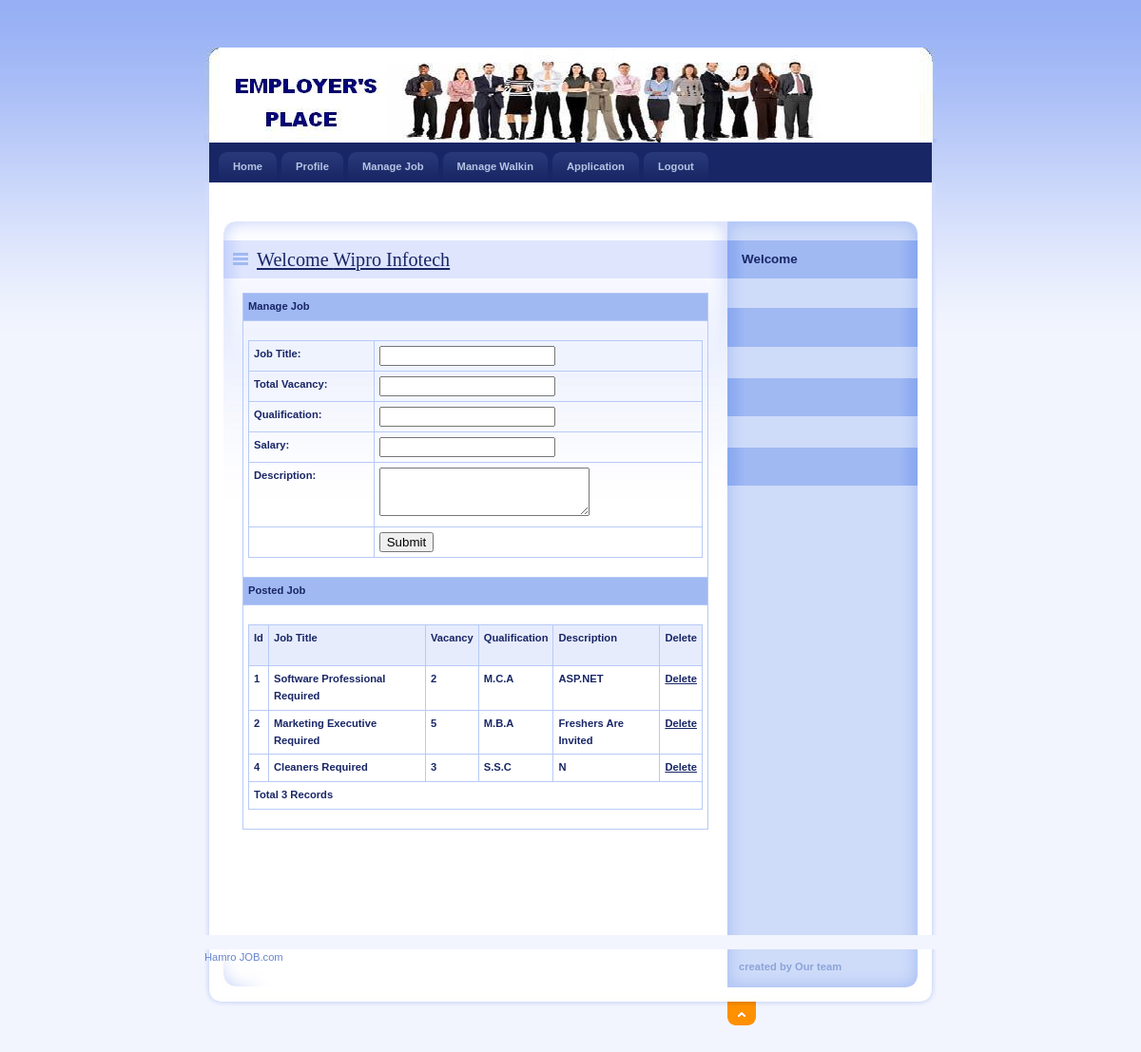
Screenshot of /Employer/ManageJob.php (signed in) with the database file from the repository.
### tables this page shows
CREATE TABLE IF NOT EXISTS `job_master` (
  `JobId` int(11) NOT NULL AUTO_INCREMENT,
  `CompanyName` varchar(20) NOT NULL,
  `JobTitle` varchar(50) NOT NULL,
  `Vacancy` int(11) NOT NULL,
  `MinQualification` varchar(50) NOT NULL,
  `Description` varchar(200) NOT NULL,
  PRIMARY KEY (`JobId`)
);

### Employer/ManageJob.php (the view, shortened to what this page needs)
<!DOCTYPE html PUBLIC "-//W3C//DTD XHTML 1.0 Strict//EN" "http://www.w3.org/TR/xhtml1/DTD/xhtml1-strict.dtd">
<html xmlns="http://www.w3.org/1999/xhtml" xml:lang="cs" lang="cs">
<head>
    <link rel="stylesheet" media="screen,projection" type="text/css" href="./css/main.css" />
    <link rel="stylesheet" media="print" type="text/css" href="./css/print.css" />
    <link rel="stylesheet" media="aural" type="text/css" href="./css/aural.css" />
    <link href="../SpryAssets/SpryValidationTextField.css" rel="stylesheet" type="text/css" />
    <link href="../SpryAssets/SpryValidationTextarea.css" rel="stylesheet" type="text/css" />
</head>
<body id="www-url-cz">
<div id="main" class="box">
<?php
include "Header.php"
?>
<?php
include "menu.php"
?>
    <div id="page" class="box">
    <div id="page-in" class="box">
        <div id="strip" class="box noprint">
            <p id="breadcrumbs">&nbsp;</p>
        </div>
        <div id="content">
            <div class="article">
                <h2><span><a href="#">Welcome <?php echo $_SESSION['Name'];?></a></span></h2>
                <table width="100%" border="0" cellspacing="0" cellpadding="0">
                  <tr>
                    <td bgcolor="#A0B9F3"><strong>Manage Job</strong></td>
                  </tr>
                  <tr>
                    <td><form id="form1" method="post" action="InsertJob.php">
                      <table width="100%" border="0" cellspacing="0" cellpadding="0">
                        <tr>
                          <td><strong>Job Title:</strong></td>
                          <td><span id="sprytextfield1">
                            <label>
                            <input type="text" name="txtTitle" id="txtTitle" />
                            </label>
                          <span class="textfieldRequiredMsg">A value is required.</span></span></td>
                        </tr>
                        <tr>
                          <td><strong>Total Vacancy:</strong></td>
                          <td><span id="sprytextfield2">
                            <label>
                            <input type="text" name="txtTotal" id="txtTotal" />
                            </label>
                          <span class="textfieldRequiredMsg">A value is required.</span></span></td>
                        </tr>
                        <tr>
                          <td><strong>Qualification:</strong></td>
                          <td><input type name="cmbQual" id="cmbQual">
                          </td>
                        </tr>
                        <tr>
                          <td><strong>Salary:</strong></td>
                          <td><label>
                            <input type="number" name="txtOther" id="txtOther" />
                          </label></td>
                        </tr>
                        <tr>
                          <td><strong>Description:</strong></td>
                          <td><span id="sprytextarea1">
                            <label>
                            <textarea name="txtDesc" id="txtDesc" cols="25" rows="3"></textarea>
                            </label>
                          <span class="textareaRequiredMsg">A value is required.</span></span></td>
                        </tr>
                        <tr>
                          <td>&nbsp;</td>
                          <td><label>
                            <input type="submit" name="button" id="button" value="Submit" />
                          </label></td>
                        </tr>
                      </table>
                                        </form>
                    </td>
                  </tr>
                  <tr>
                    <td bgcolor="#A0B9F3"><strong>Posted Job </strong></td>
                  </tr>
                  <tr>
                    <td><table width="100%" border="1" bordercolor="#1CB5F1" >
                      <tr>
                        <th height="32" bgcolor="#1CB5F1" class="style3"><div align="left" class="style9 style5"><strong>Id</strong></div></th>
                        <th bgcolor="#1CB5F1" class="style3"><div align="left" class="style9 style5"><strong>Job Title</strong></div></th>
                        <th bgcolor="#1CB5F1" class="style3"><div align="left" class="style9 style5"><strong>Vacancy</strong></div></th>
                         <th bgcolor="#1CB5F1" class="style3"><div align="left" class="style9 style5"><strong>Qualification</strong></div></th>
                          <th bgcolor="#1CB5F1" class="style3"><div align="left" class="style9 style5"><strong>Description</strong></div></th>
                        <th bgcolor="#1CB5F1" class="style3"><div align="left" class="style12">Delete</div></th>
                      </tr>
                      <?php
$con = mysqli_connect("localhost","root","","role");
$sql = "select * from job_Master where CompanyName='".$_SESSION['Name']."'";
$result = mysqli_query($con,$sql);
while($row = mysqli_fetch_array($result))
{
$Id=$row['JobId'];
$JobTitle=$row['JobTitle'];
$Vacancy=$row['Vacancy'];
$MinQualification=$row['MinQualification'];
$Description =$row['Description'];
?>
                      <tr>
                        <td class="style3"><div align="left" class="style9 style5"><strong><?php echo $Id;?></strong></div></td>
                        <td class="style3"><div align="left" class="style9 style5"><strong><?php echo $JobTitle;?></strong></div></td>
                        <td class="style3"><div align="left" class="style9 style5"><strong><?php echo $Vacancy;?></strong></div></td>
                          <td class="style3"><div align="left" class="style9 style5"><strong><?php echo $MinQualification;?></strong></div></td>
                            <td class="style3"><div align="left" class="style9 style5"><strong><?php echo $Description;?></strong></div></td>
                        <td class="style3"><div align="left" class="style9 style5"><strong><a href="DeleteJob.php?JobId=<?php echo $Id;?>">Delete</a></strong></div></td>
                      </tr>
                      <?php
}
$records = mysqli_num_rows($result);
?>
                      <tr>
                        <td colspan="6" class="style3"><div align="left" class="style12"><?php echo "Total ".$records." Records"; ?> </div></td>
                      </tr>
                    </table></td>
                  </tr>
                </table>
                <p>&nbsp;</p>
                <p class="btn-more box noprint">&nbsp;</p>
          </div>
        </div>
<?php
include "right.php"
?>
    </div>
    </div>
<?php
include "footer.php"
?>
</div>
</body>
</html>

### Employer/css/main.css (style rules this page uses)
* { min-height:1px; }
body { border:0; margin:0; padding:0; background:#F2F5FE url("../design/bg.gif") 0 0 repeat-x; font:70%/160% "verdana",sans-serif; color:#192666; _text-align:center; }
a { color:#192666; }
p { border:0; margin:15px 0; padding:0; }
div { display:block; border:0; margin:0; padding:0; }
h1, h2, h3, h4, h5 { border:0; margin:15px 0 10px 0; padding:0; font-weight:bold; }
h2 { font-size:180%; line-height:100%; font-family:"georgia",serif; font-weight:normal; }
table { display:table; border-collapse:collapse; margin:15px 0; padding:0; border:1px solid #B7CAF6; font-size:100%; }
tr { display:table-row; }
th, td { display: table-cell; border:1px solid #B7CAF6; margin:0; padding:5px; vertical-align:top; text-align:left; }
th { background:#E7ECFD; text-align:center; color:#192666; font-weight:bold; }
form { border:0; margin:0; padding:0; }
a, img, span { border:0; margin:0; padding:0; }
strong, .strong { font-weight:bold; }
.box { min-height:1px; _height:1px; }
.box:after { content:"."; display:block; line-height:0px; font-size:0px; visibility:hidden; clear:both; }
#main { width:770px; margin:50px auto 0 auto; _text-align:left; }
#page { width:770px; min-height:1px; background:#FFF url("../design/bg_page.gif") 0 0 repeat-y; _height:1px; }
#page-in { min-height:1px; padding:10px 0; background:url("../design/bg_page_in.jpg") 0 0 no-repeat; _height:1px; }
#strip { position:relative; clear:both; padding:3px 20px 10px 20px; color:#6182D1; }
#strip p { margin:0; }
#strip #breadcrumbs { width:520px; margin:0; padding:0; }
#content { float:left; width:530px; _width:550px; margin:0; padding:0 0 0 20px; }
#content .article { clear:both; margin:0; padding:20px; background:url("../design/content_article_bg.jpg") 0 0 no-repeat; }
#content .article h2 { margin:0 -20px; padding:10px; background:#DEE5FD url("../design/content_title_bg.gif") 0 0 repeat-y; color:#192666; }
#content .article h2 span { background:url("../design/ico_list.gif") 0 50% no-repeat; padding-left:25px; }
#content .article p { text-align:justify; }
#content .btn-more { margin:0 0 15px 0; padding:0; border:0; position:relative; }

### Employer/css/print.css (style rules this page uses)
body { border:0; margin:0; padding:0; font-size:12pt }
a { color:#000; text-decoration:none; }
h1, h2, h3 { page-break-after:avoid; page-break-inside:avoid; }
table { border-collapse: collapse; border-width:1px; border-style:solid; }
th, td { display:table-cell; border-width:1px; border-style:solid; }
.noprint { display:none; }

### Employer/css/aural.css (style rules this page uses)
body { voice-family:paul,male; volume:loud; speech-rate:slow; richness:90; stress:20; }
h1, h2, h3, h4, h5 { cue-before:url("ping.au"); }
p, table { pause:50ms; }
strong { pitch:medium; pitch-range:60; stress:90; richness:90; }

### rows the page displays
job_master: JobId "1", JobTitle "Software Professional Required", Vacancy "2", MinQualification "M.C.A", Description "ASP.NET"
job_master: JobId "2", JobTitle "Marketing Executive Required", Vacancy "5", MinQualification "M.B.A", Description "Freshers Are Invited"
job_master: JobId "4", JobTitle "Cleaners Required", Vacancy "3", MinQualification "S.S.C", Description "N"

### other values shown
$_SESSION['Name'] "Wipro Infotech"
$records "3"
